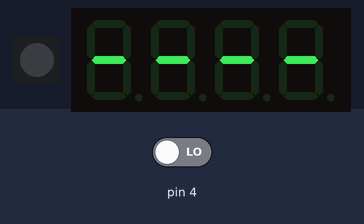
Recording of a sketch running on a simulated Arduino Uno, built for the host (arithmetic inside an expression is 32-bit, double 64-bit). On the bench: 1 RGB LEDs in strip order, left to right, 4-digit seven-segment display. The inputs (shaded band) are chosen by the test bench; at power-on: pin 4 LOW.

Above: at 1.2 s.
1.3 s: pin 4 driven HIGH
At 2.0 s:
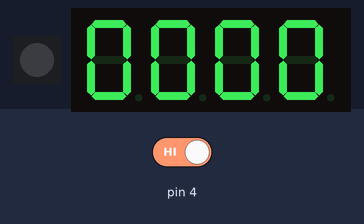
At 2.8 s:
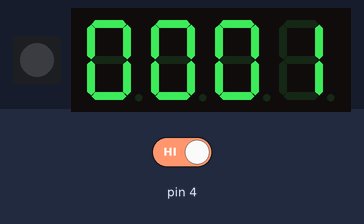
Timing chart, 0 to 4.3 s (numbered marks = the images above; inputs shaded):
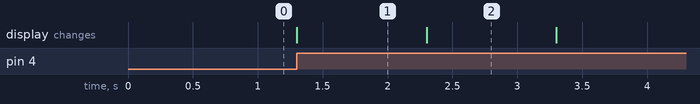

Measured:
- after the input at 1.3 s, the display: changes at once (image 1)
- what the display in image 1 shows lasts 1.0 s, from 1.3 s to 2.3 s

The sketch:

no_correction.ino
```cpp
#include <Adafruit_DotStar.h>
#include "Adafruit_LEDBackpack.h"
#include <math.h>

#define NUMPIXELS 1
#define DATAPIN   7
#define CLOCKPIN  8
Adafruit_DotStar strip(NUMPIXELS, DATAPIN, CLOCKPIN, DOTSTAR_BRG);
Adafruit_AlphaNum4 alpha4 = Adafruit_AlphaNum4();

enum State { Waiting, Timing };

void setup() {
  // handle dotstar
  strip.begin();
  strip.show();
  // setup digit display
  alpha4.begin(0x70);
  alpha4.setBrightness(3);
  // setup button pin
  pinMode(4, INPUT_PULLDOWN);
}

void loop() {
  // put your main code here, to run repeatedly
  enum State state = Waiting;
  unsigned long startTime, timeDiff;
  int timeDiffSeconds, mins, hrs, dot;

  while(true) {
    switch(state) {
      case Waiting:
        if (digitalRead(4) == HIGH) {
          // switch to Timing
          startTime = millis();
          state = Timing;
        } else {
          alpha4.writeDigitAscii(0, '-');
          alpha4.writeDigitAscii(1, '-');
          alpha4.writeDigitAscii(2, '-');
          alpha4.writeDigitAscii(3, '-');
          alpha4.writeDisplay();
        }

        break;

      case Timing:
        timeDiff = millis() - startTime;
        timeDiffSeconds = floor(timeDiff / 1000);
        mins = floor(timeDiffSeconds / 60);
        mins = mins % 60;
        hrs = floor(timeDiffSeconds / (60 * 60));
        dot = (timeDiffSeconds % 60) >= 50;

        // seconds (zeros digit only)
        alpha4.writeDigitAscii(3, intToChar(timeDiffSeconds), dot);
        // minutes zeros digit
        alpha4.writeDigitAscii(2, intToChar(mins % 10));
        // minutes tens digit
        alpha4.writeDigitAscii(1, intToChar(floor(mins / 10)));
        // hours
        alpha4.writeDigitAscii(0, intToChar(hrs));
        alpha4.writeDisplay();

        if (mins == 59) {
          strip.setPixelColor(0, 0, 63, 63);
          strip.show();
        } else {
          strip.setPixelColor(0, 0, 0, 0);
          strip.show();
        }

        break;
    }
  }
}

// turns the int into a 0-9 char
static char intToChar(int number) {
  return (number % 10) + 48;
}
```
